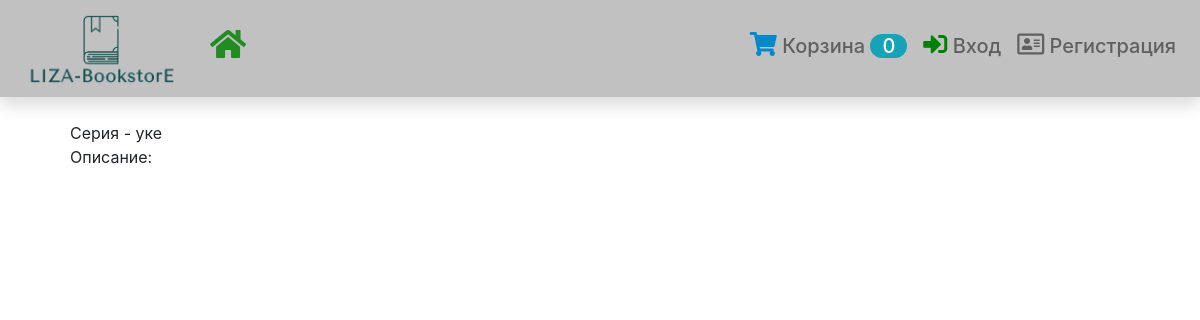
The app's page /directory/series/1, older data.
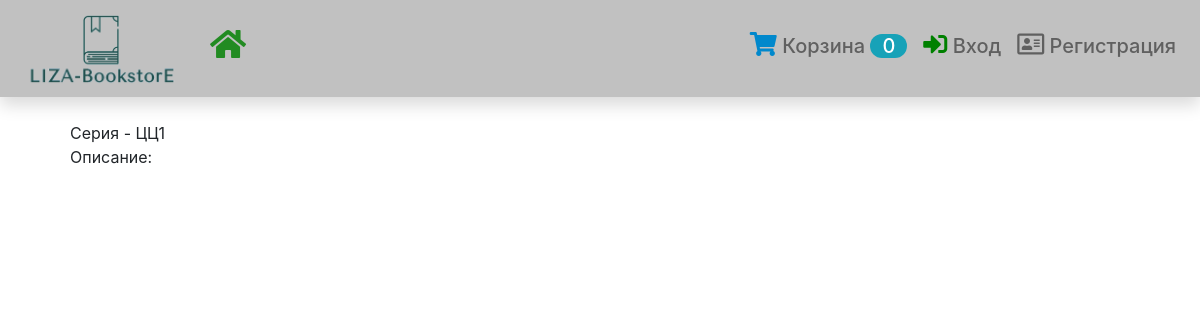
The same page, newer data.
### directory/models.py (models this page shows, shortened)
class Series(models.Model):
    name = models.CharField('Серия', max_length=120)
    description = models.TextField('Описание', null=True, blank=True)
    class Meta:
        verbose_name = 'Серия'
        verbose_name_plural = 'Серии'

### directory/views.py (the view)
# urls.py: path('series/<int:pk>', SeriesDetail.as_view(), name='series-detail'),
class SeriesDetail(CountInCart, DetailView):
    model = Series

### cart/views.py (called while the page is built)
    def get_context_data(self, **kwargs):
        context = super().get_context_data(**kwargs)
        cart_id = self.request.session.get('cart_id', '0')
        if cart_id != '0':
            context['cart_count'] = Cart.objects.get(pk=cart_id).book_in_cart_count
        else:
            context['cart_count'] = cart_id
        return context

### directory/templates/directory/series_detail.html (shortened to what this page needs)
{% extends 'base.html' %}
{% block content %}
Серия -
    {{ object.name }}<br>
Описание:
{% endblock %}

Row changes from the older to the newer data that the page shows:
changed Series: name "уке" → "ЦЦ1"
